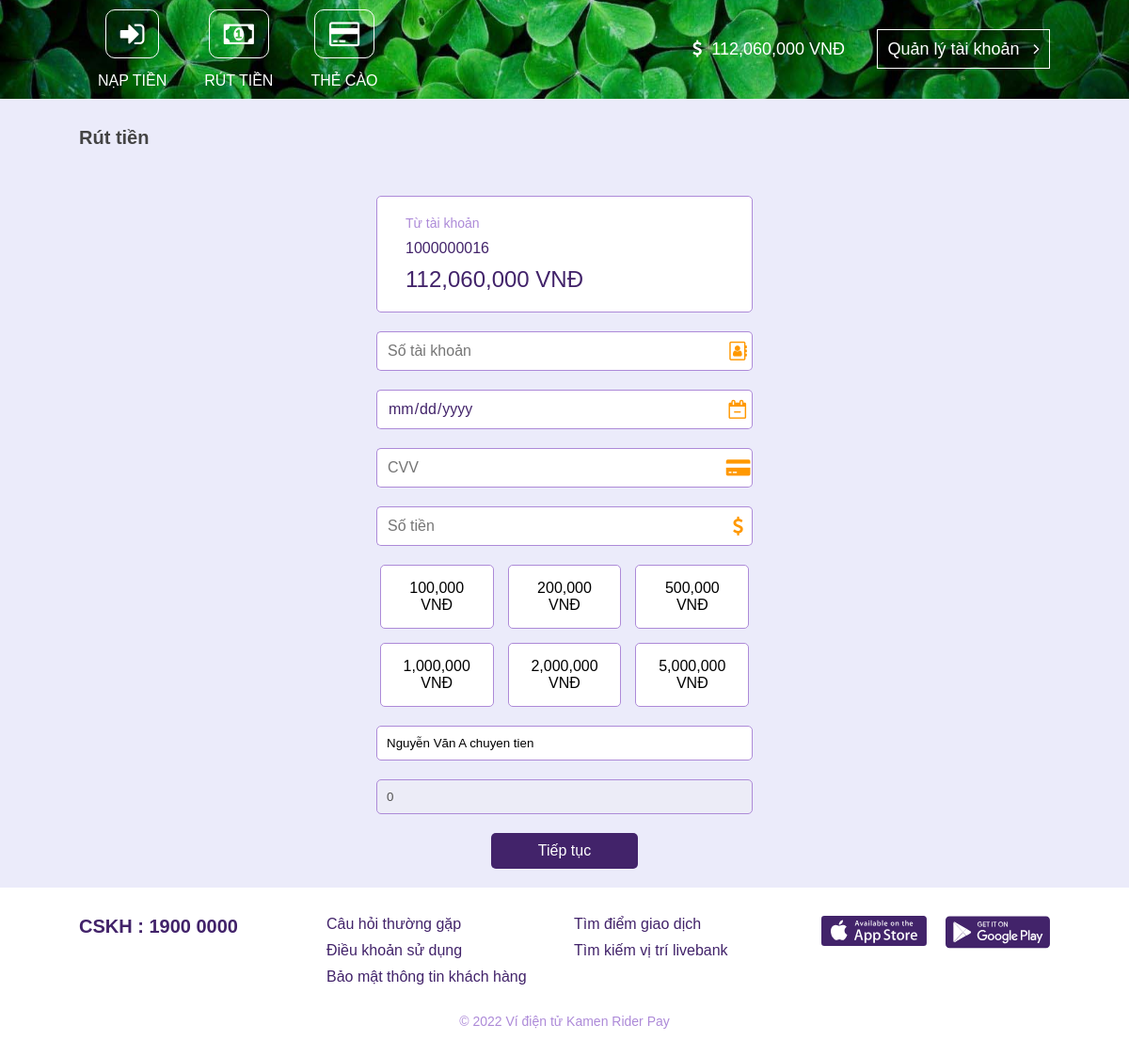
The page /withdraw_money.php (signed in) on the database its author committed.
### tables this page shows
CREATE TABLE `identity_card` (
  `id` int PRIMARY KEY AUTO_INCREMENT,
  `customer_id` int NOT NULL,
  `font_identity_card` varchar(255) DEFAULT "",
  `back_identity_card` varchar(255) DEFAULT "",
  `confirm` int DEFAULT 0
);

CREATE TABLE `customer` (
  `id` int PRIMARY KEY AUTO_INCREMENT,
  `user` varchar(25) NOT NULL,
  `pass` varchar(255) NOT NULL,
  `full_name` varchar(255) NOT NULL,
  `phone_number` varchar(20) DEFAULT "",
  `email` varchar(255) NOT NULL,
  `date_of_birth` date NOT NULL,
  `address` varchar(255) DEFAULT "",
  `money` int DEFAULT 0,
  `date_created` timestamp,
  `user_type` int DEFAULT 0,
  `is_active` int DEFAULT 1
);

### backend.php (called while the page is built, shortened)
<?php
    if (file_exists('./DB.php'))
        require_once ('./DB.php');
    function isLogin()
    {
        if (isset($_SESSION['user']))
            return true;
        return false;
    }
    function getInformation() {
        $user = $_SESSION['user'];
        $info = db_select_query("SELECT *
                                FROM customer as c, identity_card as ic
                                WHERE c.id = ic.customer_id AND c.user = '$user'");
        return $info[0];
    }
?>

### DB.php (called while the page is built, shortened)
<?php
    function db_select_query($query)
    {
        $result = $GLOBALS['conn']->query($query);
        $arr = array();
        if ($result->num_rows > 0) {
            while($row = $result->fetch_assoc()) {
                array_push($arr, $row);
            }
        }
        return $arr;
    }
?>

### withdraw_money.php (the view, shortened to what this page needs)
<?php
    require_once ('./backend.php');
?>
<?php
    require_once ('./_layout/_header.php');
?>
<div class="path">Rút tiền</div>
<div class="withdraw-money">
    <div class="basic">
        <p>Từ tài khoản</p>
        <div class="user"><?= $info['user'] ?></div>
        <div class="surplus"><?= number_format($info['money']) ?></div>
    </div>
    <div class="inp">
        <input type="number" id="inp-card-number" placeholder="Số tài khoản">
        <label for="inp-card-number"><i class="fa fa-address-book-o"></i></label>
    </div>
    <div class="inp">
        <input type="date" id="inp-expiration-date" placeholder="Ngày hết hạn">
        <label for="inp-expiration-date"><i class="fa fa-calendar-minus-o"></i></label>
    </div>
    <div class="inp">
        <input type="number" id="inp-CVV" placeholder="CVV">
        <label for="inp-CVV"><i class="fa fa-credit-card-alt"></i></label>
    </div>
    <div class="inp">
        <input type="number" id="inp-amount-of-money" placeholder="Số tiền">
        <label for="inp-amount-of-money"><i class="fa fa-dollar"></i></label>
    </div>
    <div class="list">
        <div class="item" id="btn-money-1">100,000 VNĐ</div>
        <div class="item" id="btn-money-2">200,000 VNĐ</div>
        <div class="item" id="btn-money-3">500,000 VNĐ</div>
        <div class="item" id="btn-money-4">1,000,000 VNĐ</div>
        <div class="item" id="btn-money-5">2,000,000 VNĐ</div>
        <div class="item" id="btn-money-6">5,000,000 VNĐ</div>
    </div>
    <div class="note">
        <input type="text" id="inp-note-withdraw-money" value="<?= $info['full_name']?> chuyen tien" placeholder="Nội dung chuyển tiền">
    </div>
    <div class="total">
        <input type="text" id="inp-total-withdraw-money" value="0" placeholder="Tổng tiền" disabled>
    </div>
    <div class="btn">
        <button id="btn-continue-withdraw-money">Tiếp tục</button>
    </div>
</div>
<?php
    require_once ('./_layout/_footer.php');
?>

### _layout/_header.php (shortened to what this page needs)
<?php
    $info = getInformation();
?>
<!DOCTYPE html>
<html lang="en">
<head>
    <link rel="stylesheet" href="https://cdnjs.cloudflare.com/ajax/libs/font-awesome/4.7.0/css/font-awesome.min.css">
    <link rel="stylesheet" href="https://cdnjs.cloudflare.com/ajax/libs/toastr.js/latest/toastr.css">
    <link rel="stylesheet" href="./style.css">
</head>
<body>
    <header>
        <div class="left">
            <a href="./depositing.php"><i class="fa fa-sign-in"></i><span>Nạp tiền</span></a>
            <a href="./withdraw_money.php"><i class="fa fa-money"></i><span>Rút tiền</span></a>
            <a href="./recharge_card.php"><i class="fa fa-credit-card"></i><span>Thẻ cào</span></a>
        </div>
        <div class="right">
            <span><i class="fa fa-dollar"></i><span id="my-money"><?= number_format($info['money']) ?></span></span>
            <a href="./">Quản lý tài khoản <i class="fa fa-angle-right"></i></a>
        </div>
    </header>

### style.css (style rules this page uses)
* { margin: 0; padding: 0; box-sizing: border-box; font-family: Arial, Helvetica, sans-serif; }
body { width: 100%; background-color: #EBEBFA; }
header { background: url('./Image/bg-header.jpg') no-repeat center; background-size: cover; display: flex; align-items: center; justify-content: space-between; padding: 0 7%; }
header > .left { display: flex; }
header > .left > a { display: flex; flex-flow: column; align-items: center; text-decoration: none; color: #fff; padding: 10px 20px; }
header > .left > a > i { font-size: 30px; color: #fff; border: 1px solid #fff; padding: 10px 15px; border-radius: 10px; }
header > .left > a > span { padding-top: 15px; text-transform: uppercase; }
header > .right > span { color: #fff; font-size: 18px; padding-right: 30px; }
header > .right > span > i { padding-right: 10px; }
header > .right > a { text-decoration: none; color: #fff; font-size: 18px; border: 1px solid #fff; padding: 10px; }
header > .right > a > i { padding-left: 10px; }
header > .right > span > span::after { content: ' VNĐ'; }
.path { padding: 30px 7%; font-size: 20px; font-weight: 600; color: #444; }
.withdraw-money { width: 100%; padding: 0 7%; margin: 20px 0; text-align: center; }
.withdraw-money > .basic { padding: 20px 30px; border: 1px solid #ad8ad8; display: inline-block; border-radius: 5px; color: #42236a; background-color: #fff; text-align: start; min-width: 400px; }
.withdraw-money > .basic > p { font-size: 14px; color: #ad8ad8; }
.withdraw-money > .basic > .user { font-size: 16px; padding: 10px 0; }
.withdraw-money > .basic > .surplus { font-size: 24px; }
.withdraw-money > .basic > .surplus::after { content: ' VNĐ'; }
.withdraw-money > .inp { width: 100%; display: flex; justify-content: center; align-items: center; margin-top: 20px; }
.withdraw-money > .inp > input { width: 370px; padding: 11px; font-size: 16px; color: #42236a; outline: 0; background-color: #fff; border-radius: 5px 0 0 5px; border: 1px solid #ad8ad8; border-right: none; }
.withdraw-money > .inp > input[type=date] { padding: 10px 11px; color: #42236a; }
.withdraw-money > .inp > label { width: 30px; font-size: 20px; display: flex; align-items: center; justify-content: center; color: #ff9800; background-color: #fff; padding: 10px; border: 1px solid #ad8ad8; border-radius: 0 5px 5px 0; border-left: none; cursor: pointer; }
.withdraw-money > .list { width: 400px; margin: 20px auto; display: flex; flex-flow: row wrap; align-items: center; justify-content: center; gap: 15px; }
.withdraw-money > .list > .item { border: 1px solid #ad8ad8; background-color: #fff; padding: 15px; border-radius: 5px; width: calc(33.33% - 12.5px); cursor: pointer; }
.withdraw-money > .note, .withdraw-money > .total { width: 100%; text-align: center; }
.withdraw-money > .note > input, .withdraw-money > .total > input { border: 1px solid #ad8ad8; border-radius: 5px; padding: 10px; width: 400px; outline: 0; }
.withdraw-money > .total { margin: 20px 0; }
.withdraw-money > .btn { width: 100%; text-align: center; }
.withdraw-money > .btn > button { outline: 0; padding: 10px 50px; border: none; border-radius: 5px; background-color: #42236a; font-size: 16px; color: #fff; cursor: pointer; }

### rows shown on the page
identity_card: customer.money "112,060,000", customer.user "1000000016", customer.full_name "Nguyễn Văn A chuyen tien"

### other values the page prints
Title "Kamen Rider Pay"
